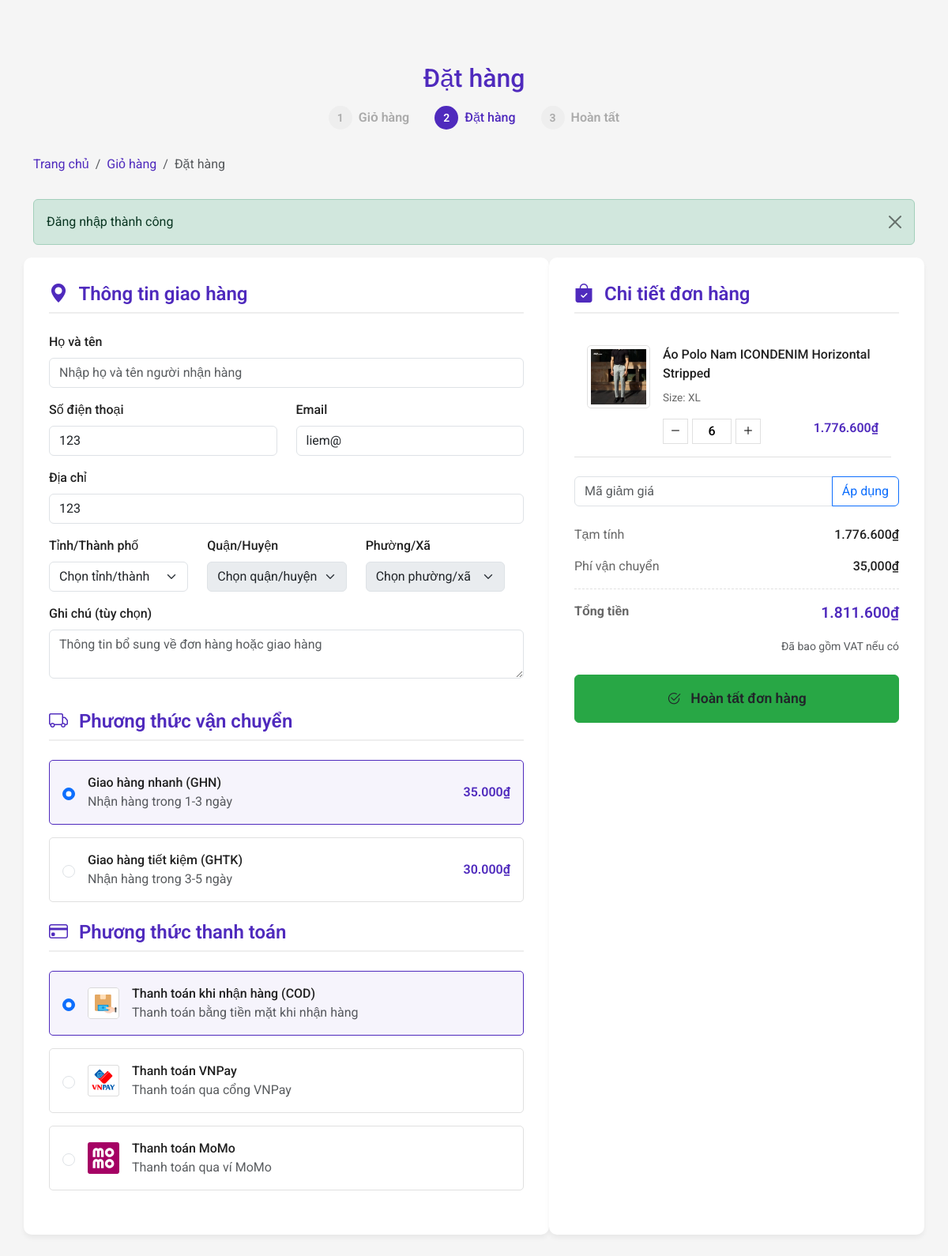
The app's page /index.php?controller=order (signed in), older data.
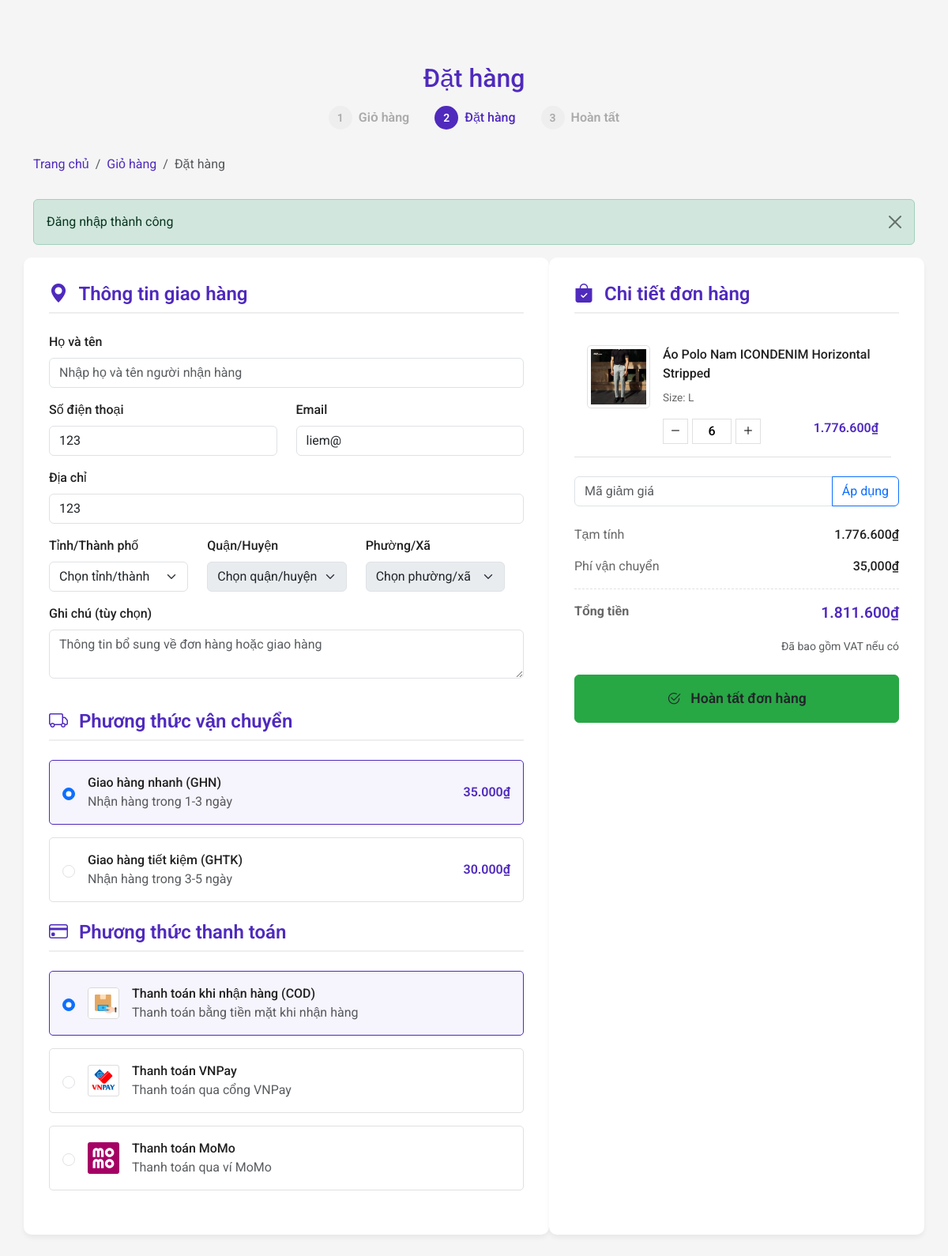
The same page, newer data.
### tables this page shows
CREATE TABLE `product` (
  `id_product` int(11) NOT NULL,
  `name` varchar(255) NOT NULL,
  `description` text DEFAULT NULL,
  `original_price` decimal(10,2) DEFAULT NULL,
  `discount_percent` int(11) DEFAULT NULL,
  `current_price` decimal(10,2) DEFAULT NULL,
  `created_at` datetime DEFAULT current_timestamp(),
  `updated_at` datetime DEFAULT current_timestamp() ON UPDATE current_timestamp(),
  `id_Category` int(11) DEFAULT NULL,
  `main_image` varchar(255) DEFAULT NULL,
  `link` varchar(255) DEFAULT NULL,
  `meta` varchar(255) DEFAULT NULL,
  `hide` int(11) DEFAULT NULL,
  `order` int(11) DEFAULT NULL,
  `click_count` int(11) DEFAULT 0,
  `store` int(11) NOT NULL DEFAULT 0,
  `img2` varchar(255) NOT NULL,
  `img3` varchar(255) NOT NULL,
  `tag` text NOT NULL,
  `CSDoiTra` varchar(255) NOT NULL,
  `CSGiaoHang` varchar(255) NOT NULL,
  `M` int(11) NOT NULL DEFAULT 0,
  `L` int(11) NOT NULL DEFAULT 0,
  `XL` int(11) NOT NULL DEFAULT 0
);

### Controllers/BaseController.php (called while the page is built, shortened)
<?php
class BaseController
{
    public function view($viewPath, array $data = [])
    {
        return require(self::VIEW_FOLDER_NAME . '/' . str_replace('.', '/', $viewPath) . '.php');
    }
}
?>

### Controllers/OrderController.php (called while the page is built, shortened)
<?php
class OrderController extends BaseController
{
    private $productModel;
    public function __construct()
    {
        $this->productModel = new ProductModel();
    }
public function index()
{
    $orderSuccess = isset($_GET['order_success']) && $_GET['order_success'] === 'true';
    $lastOrder = null;
    $cart = $_SESSION['cart'] ?? [];
    $cartItems = [];
    $total = 0;
    foreach ($cart as $itemKey => $item) {
        $product = $this->productModel->findById($item['product_id']);
        if ($product) {
            $subtotal = $product['current_price'] * $item['quantity'];
            $cartItems[] = [
                'key' => $itemKey,
                'product' => $product,
                'quantity' => $item['quantity'],
                'size' => $item['size'],
                'subtotal' => $subtotal
            ];
            $total += $subtotal;
        }
    }
    $userData = $_SESSION['user'] ?? [];
    $shippingOptions = [
        'ghn' => [
            'id' => 'ghn',
            'name' => 'Giao hàng nhanh (GHN)',
            'description' => 'Nhận hàng trong 1-3 ngày',
            'fee' => 35000
        ],
        'ghtk' => [
            'id' => 'ghtk',
            'name' => 'Giao hàng tiết kiệm (GHTK)',
            'description' => 'Nhận hàng trong 3-5 ngày',
            'fee' => 30000
        ]
    ];
    $paymentMethods = [
        'cod' => [
            'id' => 'cod',
            'name' => 'Thanh toán khi nhận hàng (COD)',
            'description' => 'Thanh toán bằng tiền mặt khi nhận hàng',
            'icon' => '/Project_Website/ProjectWeb/upload/img/Order/COD.svg'
        ],
        'vnpay' => [
            'id' => 'vnpay',
            'name' => 'Thanh toán VNPay',
            'description' => 'Thanh toán qua cổng VNPay',
            'icon' => '/Project_Website/ProjectWeb/upload/img/Order/VNPAY.svg'
        ],
        'momo' => [
            'id' => 'momo',
            'name' => 'Thanh toán MoMo',
            'description' => 'Thanh toán qua ví MoMo',
            'icon' => '/Project_Website/ProjectWeb/upload/img/Order/MOMO.svg'
        ]
    ];
    $this->view('frontend.order.index', [
        'cartItems' => $cartItems,
        'total' => $total,
        'userData' => $userData,
        'shippingOptions' => $shippingOptions,
        'paymentMethods' => $paymentMethods,
        'orderSuccess' => $orderSuccess,
        'lastOrder' => $lastOrder
    ]);
}
}

### core/Database.php (called while the page is built, shortened)
<?php
class Database
{
    public function connect()
    {
        $connect = mysqli_connect(self::HOST, self::USERNAME, self::PASSWORD, self::DB_NAME);
        mysqli_set_charset($connect, "utf8");
        if (mysqli_connect_errno() === 0) {
            return $connect;
        }
        return false;
    }
}
?>

### Models/BaseModel.php (called while the page is built, shortened)
<?php
class BaseModel extends Database
{
    protected $connect;
    public function __construct()
    {
        $this->connect = $this->connect();
    }
    public function find($table, $id)
    {
        $sql = "SELECT * FROM {$table} WHERE id_product={$id} LIMIT 1";
        $query = $this->_query($sql);
        return mysqli_fetch_assoc($query);
    }
    public function _query($sql)
    {
        return mysqli_query($this->connect, $sql);
    }
}
?>

### Models/ProductModel.php (called while the page is built, shortened)
<?php
class ProductModel extends BaseModel
{
  public function findById($id)
  {
    return $this->find(self::TABLE, $id);
  }
}
?>

### Views/frontend/order/index.php (the view, shortened to what the changed rows need)
<!DOCTYPE html>
<html lang="vi">
<head>
    <link href="https://cdn.jsdelivr.net/npm/bootstrap@5.3.0/dist/css/bootstrap.min.css" rel="stylesheet">
    <link rel="stylesheet" href="https://cdn.jsdelivr.net/npm/bootstrap-icons@1.10.0/font/bootstrap-icons.css">
    <link rel="stylesheet" href="https://cdnjs.cloudflare.com/ajax/libs/font-awesome/6.4.0/css/all.min.css">
    <link rel="stylesheet" href="https://cdnjs.cloudflare.com/ajax/libs/animate.css/4.1.1/animate.min.css">
    <link rel="stylesheet" href="/Project_Website/ProjectWeb/layout/css/Order.css">
</head>
<body>
    <div class="container mb-4">
        <div class="header-title">
            <h2>Đặt hàng</h2>
        </div>
    </div>
    <div class="container">
        <div class="row g-4 checkout-container">
            <div class="col-md-5 order-details">
                <div class="product-list mb-4">
                    <?php foreach ($cartItems as $index => $item): ?>
                   <div class="product-item animate__animated animate__fadeIn" data-product-id="<?= $item['product']['id_product'] ?>" data-product-size="<?= $item['size'] ?>" data-max-stock="<?= $item['product'][$item['size']] ?>">
                            <div class="d-flex">
                                <img src="/Project_Website/ProjectWeb/upload/img/Home/<?= $item['product']['main_image'] ?>"
                                    alt="<?= $item['product']['name'] ?>" class="product-image">
                                <div class="product-info">
                                    <div class="product-name"><?= $item['product']['name'] ?></div>
                                    <div class="product-variant">Size: <?= $item['size'] ?></div>
                                    <div class="d-flex justify-content-between align-items-center">
                                        <div class="quantity-control">
                                            <button class="qty-btn minus" type="button">
                                                <i class="bi bi-dash"></i>
                                            </button>
                                            <input type="number" value="<?= $item['quantity'] ?>" min="1" class="qty-input"
                                                readonly data-price="<?= $item['subtotal'] ?>"
                                                data-original-price="<?= $item['product']['current_price'] ?>">
                                            <button class="qty-btn plus" type="button">
                                                <i class="bi bi-plus"></i>
                                            </button>
                                        </div>
                                        <div class="product-price text-end" style="min-width: 110px;">
                                            <?= number_format($item['subtotal'], 0, ',', '.') ?>₫
                                        </div>
                                    </div>
                                </div>
                            </div>
                        </div>
                    <?php endforeach; ?>
                </div>
            </div>
        </div>
    </div>
</body>
</html>

Row changes from the older to the newer data that the page shows:
changed product "Áo Polo Nam ICONDENIM Horizontal Stripped": size "XL" → "L"
